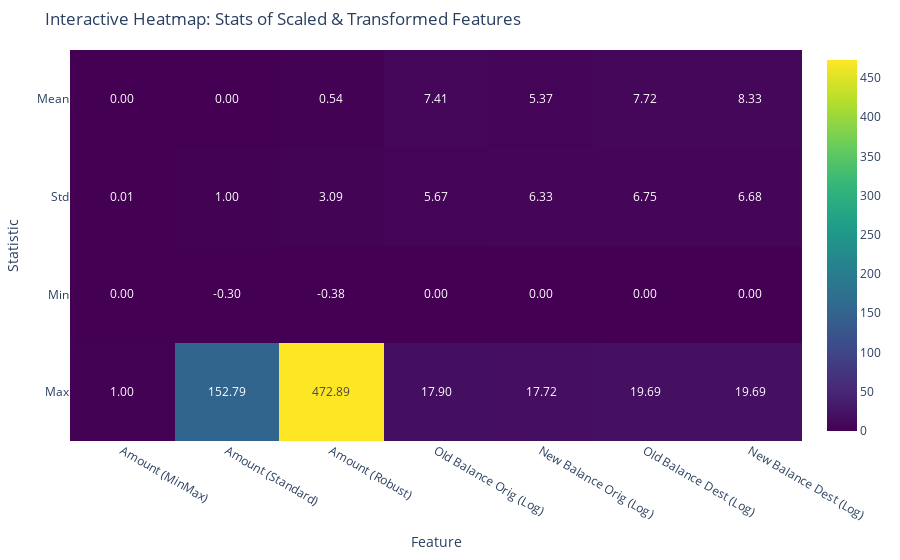

Notebook code for this chart:
### Code cell
import plotly.express as px

# Reset index for Plotly
stats_df_reset = stats_df.reset_index().melt(id_vars='Feature', var_name='Statistic', value_name='Value')

# Plot interactive heatmap
fig = px.imshow(
    stats_df.T,
    text_auto='.2f',
    aspect='auto',
    color_continuous_scale='Viridis',
    title="Interactive Heatmap: Stats of Scaled & Transformed Features"
)
fig.update_layout(
    xaxis_title="Feature",
    yaxis_title="Statistic",
    autosize=True,
    margin=dict(l=60, r=60, t=50, b=60),
)
fig.show()

### Figure 1 — Plotly figure (JSON) as saved in the notebook; plotly's stock layout.template omitted (floating-point values rounded to 4 significant figures)
{"data": [{"coloraxis": "coloraxis", "hovertemplate": "Feature: %{x}<br>y: %{y}<br>color: %{z}<extra></extra>", "name": "0", "texttemplate": "%{z:.2f}", "type": "heatmap", "x": ["Amount (MinMax)", "Amount (Standard)", "Amount (Robust)", "Old Balance Orig (Log)", "New Balance Orig (Log)", "Old Balance Dest (Log)", "New Balance Dest (Log)"], "xaxis": "x", "y": ["Mean", "Std", "Min", "Max"], "yaxis": "y", "z": [[0.001946, -7.532e-17, 0.5375, 7.415, 5.366, 7.722, 8.331], [0.006532, 1.0, 3.091, 5.67, 6.33, 6.748, 6.675], [0, -0.2979, -0.3833, 0, 0, 0, 0], [1, 152.8, 472.9, 17.9, 17.72, 19.69, 19.69]]}], "layout": {"autosize": true, "coloraxis": {"colorscale": [[0, "#440154"], [0.1111, "#482878"], [0.2222, "#3e4989"], [0.3333, "#31688e"], [0.4444, "#26828e"], [0.5556, "#1f9e89"], [0.6667, "#35b779"], [0.7778, "#6ece58"], [0.8889, "#b5de2b"], [1, "#fde725"]]}, "margin": {"b": 60, "l": 60, "r": 60, "t": 50}, "title": {"text": "Interactive Heatmap: Stats of Scaled & Transformed Features"}, "xaxis": {"anchor": "y", "autorange": true, "domain": [0, 1], "range": [-0.5, 6.5], "title": {"text": "Feature"}, "type": "category"}, "yaxis": {"anchor": "x", "autorange": true, "domain": [0, 1], "range": [3.5, -0.5], "title": {"text": "Statistic"}, "type": "category"}}}
